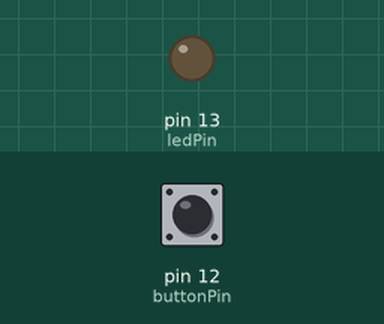
The sketch below on a simulated Arduino Uno, built with avr-gcc and run on an emulated ATmega328P. On the bench: output pins drawn as LEDs (lit = HIGH). The test bench sets the inputs (shaded band); at power-on: pin 12 (buttonPin) LOW. Random numbers use the default seed unless the sketch sets one; no radio packets arrive unless stated; what the sketch prints to the serial monitor is not drawn.

Above: at 1.2 s.
1.3 s: pin 12 (buttonPin) pulled HIGH for 0.15 s
At 1.37 s:
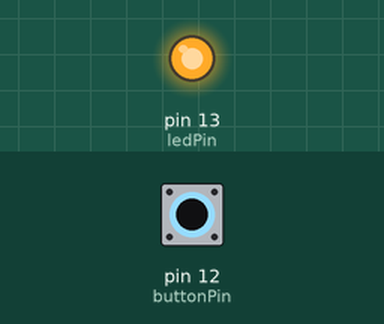
2.9 s: pin 12 (buttonPin) pulled HIGH for 3.2 s
At 7.0 s:
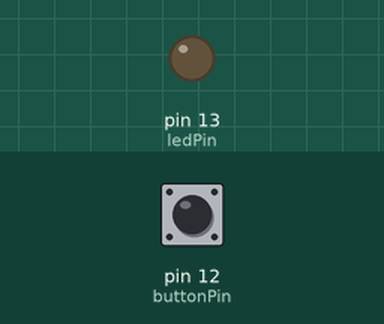
Timing chart, 0 to 8.5 s (numbered marks = the images above; inputs shaded):
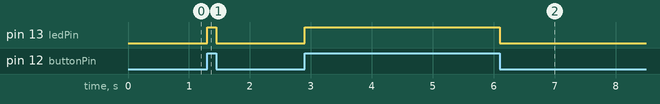

The sketch:

NODE32S_0xBB.ino
```cpp
/*
  LoRa Duplex communication
  Sends a message every half second, and polls continually
  for new incoming messages. Implements a one-byte addressing scheme,
  with 0xFF as the broadcast address.
  Uses readString() from Stream class to read payload. The Stream class'
  timeout may affect other functuons, like the radio's callback. For an
  created 28 April 2017
  by Tom Igoe
*/
#include <SPI.h>              // include libraries
#include <LoRa.h>
const int buttonPin = 12;  // the number of the pushbutton pin
const int ledPin = 13;
const int csPin = 5;          // LoRa radio chip select
const int resetPin = 14;       // LoRa radio reset
const int irqPin =2;         // change for your board; must be a hardware interrupt pin
const int status_led=0;          //status led

String outgoing;              // outgoing message
String currentStatus;
String currentAnalogvalue;
int buttonState = 0;
int Analogvalue;
int status=0;               //output value for send
byte msgCount = 0;            // count of outgoing messages
byte localAddress = 0xBB;     // address of this device
byte destination = 0xFF;      // destination to send to
long lastSendTime = 0;        // last send time
int interval = 1000;          // interval between sends

void setup() {
  Serial.begin(9600);                   // initialize serial
  while (!Serial);

  Serial.println("LoRa Duplex");
  pinMode(status_led, OUTPUT);

  // initialize the LED pin as an output:
  pinMode(ledPin, OUTPUT);
  // initialize the pushbutton pin as an input:
  pinMode(buttonPin, INPUT);

  // override the default CS, reset, and IRQ pins (optional)
  LoRa.setPins(csPin, resetPin, irqPin);// set CS, reset, IRQ pin

  if (!LoRa.begin(433E6)) {             // initialize ratio at 433 MHz
    Serial.println("LoRa init failed. Check your connections.");
    while (true);                       // if failed, do nothing
  }

  Serial.println("LoRa init succeeded.");
}

void loop() {
  if (millis() - lastSendTime > interval) {
    String message = String(buttonState);   // send a message
    sendMessage(message);
    Serial.println("Sending value " + message);
     Serial.println();
    lastSendTime = millis();            // timestamp the message
    interval = random(2000) + 15000;    // 2-3 seconds

  }
        // read the state of the pushbutton value:
  buttonState = digitalRead(buttonPin);

  // check if the pushbutton is pressed. If it is, the buttonState is HIGH:
  if (buttonState == HIGH) {
    // turn LED on:
    digitalWrite(ledPin, HIGH);
  } else {
    // turn LED off:
    digitalWrite(ledPin, LOW);
  }
  // parse for a packet, and call onReceive with the result:
  onReceive(LoRa.parsePacket());
}

void sendMessage(String outgoing) {
  LoRa.beginPacket();                   // start packet
  LoRa.write(destination);              // add destination address
  LoRa.write(localAddress);             // add sender address
  LoRa.write(msgCount);                 // add message ID
  LoRa.write(outgoing.length());        // add payload length
  LoRa.print(outgoing);                 // add payload
  LoRa.endPacket();                     // finish packet and send it
  msgCount++;                           // increment message ID
}

void onReceive(int packetSize) {
  if (packetSize == 0) return;          // if there's no packet, return

  // read packet header bytes:
  int recipient = LoRa.read();          // recipient address
  byte sender = LoRa.read();            // sender address
  byte incomingMsgId = LoRa.read();     // incoming msg ID
  //byte incomingLength = LoRa.read();    // incoming msg length
 // String incoming = "";

  while (LoRa.available()) {
   // incoming = LoRa.readString();
   // status = incoming.toInt();
    currentStatus=LoRa.readStringUntil('&');
    currentAnalogvalue=LoRa.readStringUntil('&');

    status=currentStatus.toInt();
    Analogvalue=currentAnalogvalue.toInt();


    if(status_led==1)
    {
      digitalWrite(status_led, status);
    }
    else if(status_led==0)
    {
      digitalWrite(status_led, status);
    }
  }

  //if (incomingLength != incoming.length()) {   // check length for error
  //  Serial.println("error: message length does not match length");
  //  return;                             // skip rest of function
  //}

  // if the recipient isn't this device or broadcast,
  if (recipient != localAddress && recipient != 0xFF) {
    Serial.println("This message is not for me.");
    return;                             // skip rest of function
  }

  // if message is for this device, or broadcast, print details:
  Serial.println("Received from: 0x" + String(sender, HEX));
  Serial.println("Sent to: 0x" + String(recipient, HEX));
  Serial.println("Message ID: " + String(incomingMsgId));
//  Serial.println("Message length: " + String(incomingLength));
//  Serial.println("Message: " + incoming);
  Serial.println("RSSI: " + String(LoRa.packetRssi()));
  Serial.println("Snr: " + String(LoRa.packetSnr()));
  Serial.println("RELAY STATUS: " + String(status));
   Serial.println("ANALOGVALUE: " + String(Analogvalue));
  Serial.println();
}
```

Measured:
- after the input at 1.3 s, pin 13 (ledPin): LOW → HIGH at once, → LOW 0.15 s later
- after the input at 2.9 s, pin 13 (ledPin): LOW → HIGH at once, → LOW 3.2 s later
